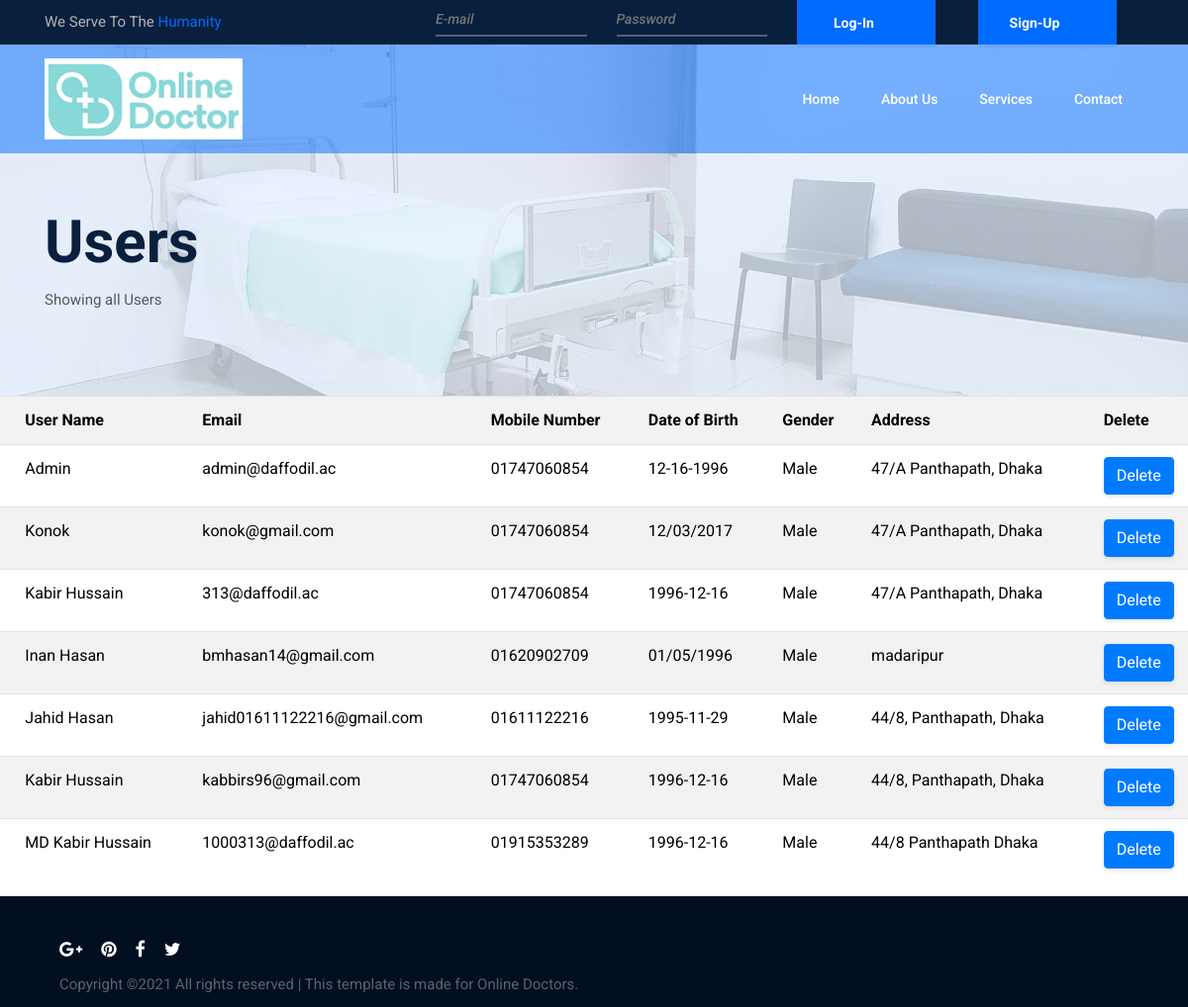
Screenshot of /admin/showusers.php with the database file from the repository.
### tables this page shows
CREATE TABLE `users` (
  `id` int(3) UNSIGNED NOT NULL,
  `name` text NOT NULL,
  `email` varchar(50) NOT NULL,
  `mobile` varchar(14) NOT NULL,
  `date` varchar(12) NOT NULL,
  `gender` text NOT NULL,
  `address` varchar(300) NOT NULL,
  `pass` varchar(50) NOT NULL,
  `role` int(5) NOT NULL DEFAULT '1' COMMENT '0-Admin, 1-User'
);

### admin/showusers.php (the view, shortened to what this page needs)
<!DOCTYPE html>
<html lang="en">
<?php include '../templates/header.php';
		$con = connect();
		$sql= "SELECT * from users";
		$result=$con->query($sql);
?>
<body>
    <header class="header-area">
        <?php include '../templates/topheader.php';?>
        <div class="main-header-area" id="stickyHeader">
            <div class="container h-100">
                <div class="row h-100 align-items-center">
                    <div class="col-12 h-100">
                        <div class="main-menu h-100">
                            <nav class="navbar h-100 navbar-expand-lg">
                                <a class="navbar-brand" href="index.html"><img src="../img/core-img/logo1.png" alt="Logo"></a>
                                <div class="collapse navbar-collapse" id="medilifeMenu">
                                    <ul class="navbar-nav ml-auto">
										<?php if(isset($_SESSION['isLoggedIn']) && $_SESSION['isLoggedIn'] == true){?>
										<?php if(isset($_SESSION['user_role']) && $_SESSION['user_role'] == 0){?>
										<li class="nav-item"><a class="nav-link" href="showdr.php">Show Doctors</a></li>
										<li class="nav-item"><a class="nav-link" href="showbookings.php">Show Bookings</a></li>
										<li class="nav-item active"><a class="nav-link" href="showusers.php">Show Users</a></li>
										<li class="nav-item"><a class="nav-link" href="../logout.php"><?=$_SESSION['username']?>-Logout</a></li>
										<?php }else{?>
										<li class="nav-item"><a class="nav-link" href="index.php">Home</a></li>
										<li class="nav-item"><a class="nav-link" href="aboutus.php">About Us</a></li>
                                        <li class="nav-item"><a class="nav-link" href="services.php">Services</a></li>
                                        <li class="nav-item"><a class="nav-link" href="contact.php">Contact</a></li>
										<?php if(isset($_SESSION['did']) && $_SESSION['did'] == true){?>
										<li class="nav-item"><a class="nav-link" href="drprofile.php">Profile</a></li>
										<li class="nav-item"><a class="nav-link" href="logout.php"><?=$_SESSION['username']?>-Logout</a></li>
										<?php
										}else{?>
										<li class="nav-item"><a class="nav-link" href="appointment.php">Appointment</a></li>
										<li class="nav-item"><a class="nav-link" href="profile.php">Profile</a></li>
										<li class="nav-item"><a class="nav-link" href="logout.php"><?=$_SESSION['username']?>-Logout</a></li>
										<?php
										}
										}} else{?>
										<li class="nav-item"><a class="nav-link" href="index.php">Home</a></li>
										<li class="nav-item"><a class="nav-link" href="aboutus.php">About Us</a></li>
                                        <li class="nav-item"><a class="nav-link" href="services.php">Services</a></li>
                                        <li class="nav-item"><a class="nav-link" href="contact.php">Contact</a></li>
										<?php
										}?>
                                    </ul>
                                </div>
                            </nav>
                        </div>
                    </div>
                </div>
            </div>
        </div>
    </header>
    <section class="breadcumb-area bg-img gradient-background-overlay" style="background-image: url(../img/bg-img/breadcumb2.jpg);">
        <div class="container h-100">
            <div class="row h-100 align-items-center">
                <div class="col-12">
                    <div class="breadcumb-content">
                        <h3 class="breadcumb-title">Users</h3>
                        <p>Showing all Users</p>
                    </div>
                </div>
            </div>
        </div>
    </section>
		<div class="row">
			<table class="table table-striped">
				<tr>
					<th></th>
					<th>User Name</th>
					<th>Email</th>
					<th>Mobile Number</th>
					<th>Date of Birth</th>
					<th>Gender</th>
					<th>Address</th>
					<th>Delete</th>
				</tr>
				<?php
					foreach($result as $row){ ?>
				<tr>
					<td></td>
					<td><?=$row['name']?></td>
					<td><?=$row['email']?></td>
					<td><?=$row['mobile']?></td>
					<td><?=$row['date']?></td>
					<td><?=$row['gender']?></td>
					<td><?=$row['address']?></td>
					<td><a href="<?=BASE_URL?>/admin/showusers.php?uid=<?=$row['id']?>" class="btn btn-primary">Delete</a></td>
				</tr>
				<?php  } ?>
			</table>
		</div>
		<?php include '../templates/footer.php'; ?>
</body>
</html>

### style.css (style rules this page uses)
* { margin: 0; padding: 0; }
body { font-family: "Roboto", sans-serif; }
h1, h2, h3, h4, h5, h6 { color: #081f3e; font-weight: 700; }
p { color: #57595c; font-size: 15px; line-height: 3; font-weight: 400; }
a { -webkit-transition-duration: 500ms; transition-duration: 500ms; text-decoration: none; outline: none; font-size: 14px; font-weight: 700; }
ul, ol { margin: 0; }
ul li, ol li { list-style: none; }
img { height: auto; max-width: 100%; }
.bg-img { background-position: center center; background-size: cover; background-repeat: no-repeat; }
.btn { box-shadow: 0 2px 5px rgba(0, 0, 0, 0.1); }
.header-area { position: absolute; z-index: 10000; width: 100%; height: auto; -webkit-transition-duration: 500ms; transition-duration: 500ms; }
.main-header-area { width: 100%; height: 110px; position: relative; z-index: 1; background-color: rgba(0, 108, 255, 0.5); -webkit-transition-duration: 500ms; transition-duration: 500ms; }
.header-area .main-menu .nav-link { font-size: 14px; text-transform: capitalize; padding: 10px 20px; color: #ffffff; font-weight: 500; margin: 0 1px; }
.navbar { padding: 0; }
.breadcumb-area { width: 100%; height: 400px; position: relative; z-index: 1; padding-top: 150px; }
.breadcumb-area .breadcumb-title { font-size: 60px; margin-bottom: 0; }
.breadcumb-area::after { background-color: rgba(230, 241, 255, 0.75); content: ''; top: 0; left: 0; width: 100%; height: 100%; position: absolute; z-index: -1; }

### rows the page displays
users: name "Admin", email "admin@daffodil.ac", mobile "01747060854", date "12-16-1996", gender "Male", address "47/A Panthapath, Dhaka"
users: name "Konok", email "konok@gmail.com", mobile "01747060854", date "12/03/2017", gender "Male", address "47/A Panthapath, Dhaka"
users: name "Kabir Hussain", email "313@daffodil.ac", mobile "01747060854", date "1996-12-16", gender "Male", address "47/A Panthapath, Dhaka"
users: name "Inan Hasan", email "bmhasan14@gmail.com", mobile "01620902709", date "01/05/1996", gender "Male", address "madaripur"
users: name "Jahid Hasan", email "jahid01611122216@gmail.com", mobile "01611122216", date "1995-11-29", gender "Male", address "44/8, Panthapath, Dhaka"
users: name "Kabir Hussain", email "kabbirs96@gmail.com", mobile "01747060854", date "1996-12-16", gender "Male", address "44/8, Panthapath, Dhaka"
users: name "MD Kabir Hussain", email "1000313@daffodil.ac", mobile "01915353289", date "1996-12-16", gender "Male", address "44/8 Panthapath Dhaka"
